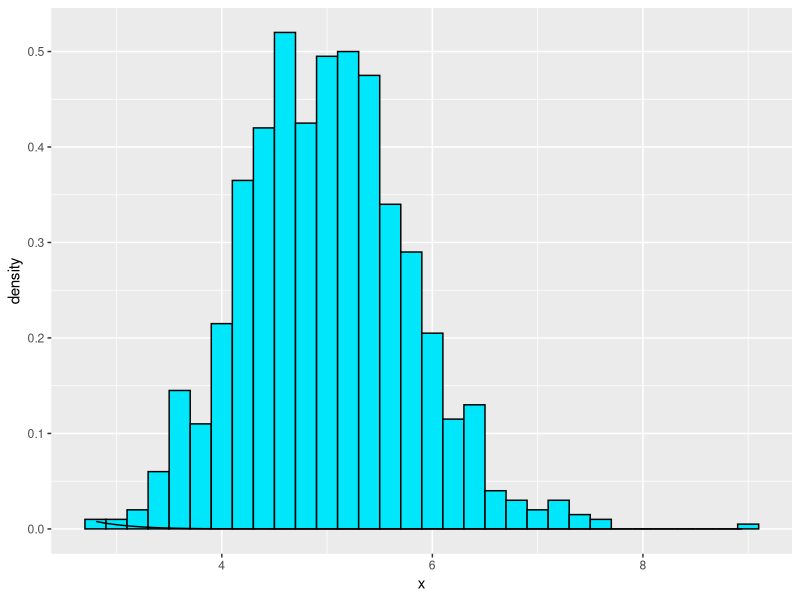

Source code (R):
## ---- chunk 1
lambda = 0.2
n = 40
nsms = 1:1000
set.seed(820)
means <- data.frame(x = sapply(nsms, function(x) {mean(rexp(n, lambda))}))
head(means)
## ---- chunk 2
mean(means$x)
## ---- chunk 3
sd(means$x)
## ---- chunk 4
(1/lambda)/sqrt(40)
## ---- chunk 5
var(means$x)
## ---- chunk 6
((1/lambda)/sqrt(40))^2
## ---- chunk 7
library(ggplot2)
ggplot(data = means, aes(x = x)) + 
    geom_histogram(aes(y=..density..), fill = I('#00e6fa'), 
                   binwidth = 0.20, color = I('black')) +
    stat_function(fun = dnorm, arg = list(mean = 5, sd = sd(means$x)))
     
## ---- chunk 8
mean(means$x) + c(-1,1)*1.96*sd(means$x)/sqrt(nrow(means))
